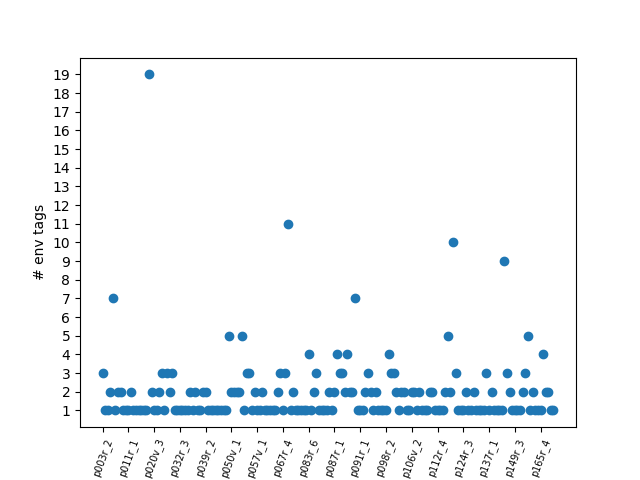

Recreate this plot in Python.
import matplotlib.pyplot as plt
from manuscript import *

m = Manuscript(utils.ms_xml_path)

ids = []
n_terms = []
for id, entry in m.entries["tl"].items():
    terms = find_terms(entry.xml, "env")
    if len(terms) > 0:
        ids.append(id)
        n_terms.append(len(terms))

plt.xlabel("Entry ID")
plt.ylabel("# env tags")
plt.xticks(range(0,len(ids),10), ids[::10], rotation=70, fontsize="x-small")
plt.yticks(range(0,max(n_terms)+1))
plt.scatter(ids, n_terms)
for i, id in enumerate(ids):
    if n_terms[i] > 4:
        plt.annotate(id, (ids[i], n_terms[i]), rotation=30, fontsize="x-small")

plt.show()
save = input("Save fig? (Y/n)")
if save == "" or save.lower() in ("y", "yes"):
    plt.savefig("scatter.png")
